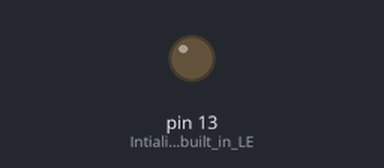
Simulated run of this sketch. Board: Arduino Uno, built with avr-gcc and run on an emulated ATmega328P. Parts: output pins drawn as LEDs (lit = HIGH).

Above: at 0.5 s.
At 18.12 s:
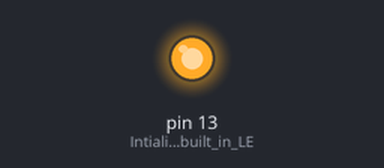
Timing chart, 0 to 19.2 s (numbered marks = the images above):
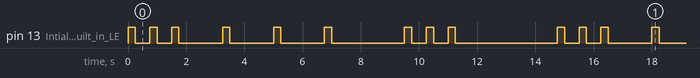

Measured:
- by itself, pin 13 (Intialise_the_built_in_LE): repeats every 14.8 s: 2 × (LOW 0.50 s, HIGH 0.25 s), 3 × (LOW 1.5 s, HIGH 0.25 s), LOW 2.5 s, 2 × (HIGH 0.25 s, LOW 0.50 s), HIGH 0.25 s, LOW 3.5 s, HIGH 0.25 s
- by itself, everything shown: repeats every 14.8 s, in 18 steps

The sketch:

BlinkSOS.ino
```cpp
void setup() {
  pinMode(LED_BUILTIN, OUTPUT);       //Intialise the built in LED
}

void loop() {

    signal('s');
    signal('o');
    signal('s');

    delay(2000);                      //Cosmetic Delay
}

  void signal(char c){
    switch (c){
      case 's':
          for (int i = 0 ; i < 3 ; i++){
            digitalWrite(LED_BUILTIN, HIGH);    // turn the LED on (HIGH is the voltage level)
            delay(250);                         // wait for 1/4 a second
            digitalWrite(LED_BUILTIN, LOW);     // turn the LED off by making the voltage LOW
            delay(500);                         // wait for 1/2 second
          }
      break;
      case 'o':
        for (int i = 0 ; i < 3 ; i++){
          digitalWrite(LED_BUILTIN, HIGH);   // turn the LED on (HIGH is the voltage level)
          delay(250);                        // wait for 1/4 second
          digitalWrite(LED_BUILTIN, LOW);    // turn the LED off by making the voltage LOW
          delay(1500);                       // wait for a 3/2 second
        }
      break;
     }
     delay(1000);                        //Character Pause
  }
```
